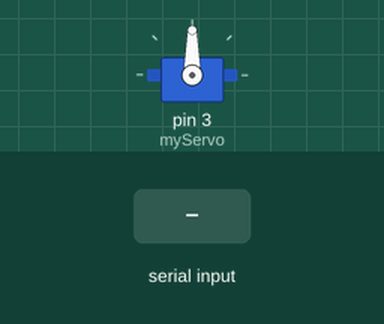
Recording of a sketch running on a simulated Arduino Uno, built with avr-gcc and run on an emulated ATmega328P. Shown: servo. The test bench sets the inputs (shaded band).

Above: at 1.2 s.
1.3 s: "90,45\n" received over Serial
At 3.4 s:
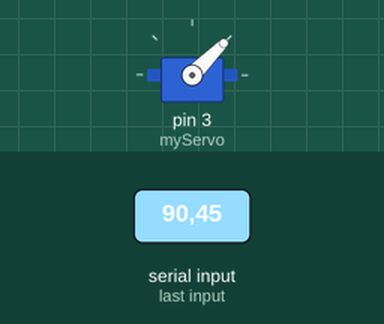
3.7 s: "30,150\n" received over Serial
At 6.4 s:
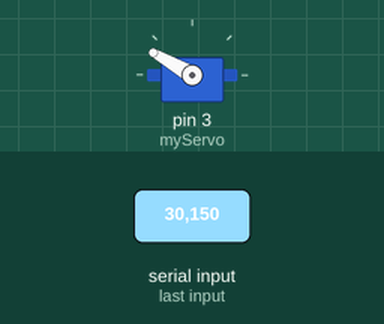
6.7 s: "5\n" received over Serial
At 10.8 s:
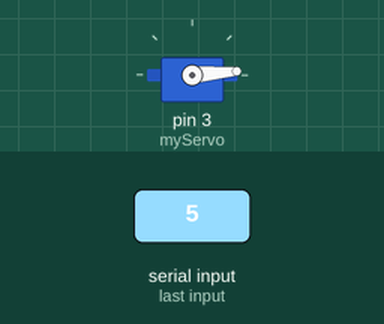
Timing chart, 0 to 12.3 s (numbered marks = the images above; inputs shaded):
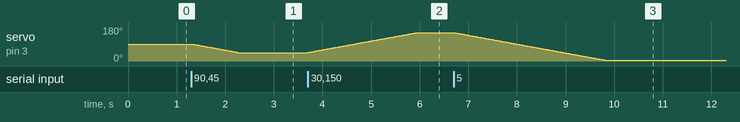

The sketch:

servo_move_copy_20240501133714.ino
```cpp
#include <Servo.h>

Servo myServo;  // Create a servo object to control a servo
int currentAngle = 90;  // Current angle of the servo
int targetAngle = 90;  // Target angle to move the servo to
int stepSize = 1;  // Size of each step in degrees
unsigned long moveInterval = 20;  // Time between moves in milliseconds
unsigned long lastMoveTime = 0;  // Last move time

void setup() {
  myServo.attach(3);
  Serial.begin(9600);
  myServo.write(currentAngle);
}

void loop() {
  if (Serial.available() > 0) {
    // Read the new target angle from the serial port
    int newAngle = Serial.parseInt();
    if (newAngle >= 0 && newAngle <= 180) {  // Simple validation
      targetAngle = newAngle;
    }
    // Clear the serial buffer
    while (Serial.available() > 0) {
      Serial.read();
    }
  }

  // Check if it's time to move the servo again
  if (millis() - lastMoveTime > moveInterval) {
    moveServo();
    lastMoveTime = millis();
  }
}

void moveServo() {
  if (currentAngle < targetAngle) {
    currentAngle += min(stepSize, targetAngle - currentAngle);
    myServo.write(currentAngle);
  } else if (currentAngle > targetAngle) {
    currentAngle -= min(stepSize, currentAngle - targetAngle);
    myServo.write(currentAngle);
  }
}
```

Measured:
- after the input at 1.3 s, servo on pin 3 (myServo): moves from 90° to 45° over 0.94 s, starting at once
- after the input at 3.7 s, servo on pin 3 (myServo): moves from 45° to 150° over 2.2 s, starting at once
- after the input at 6.7 s, servo on pin 3 (myServo): moves from 150° to 5° over 3.1 s, starting at once
